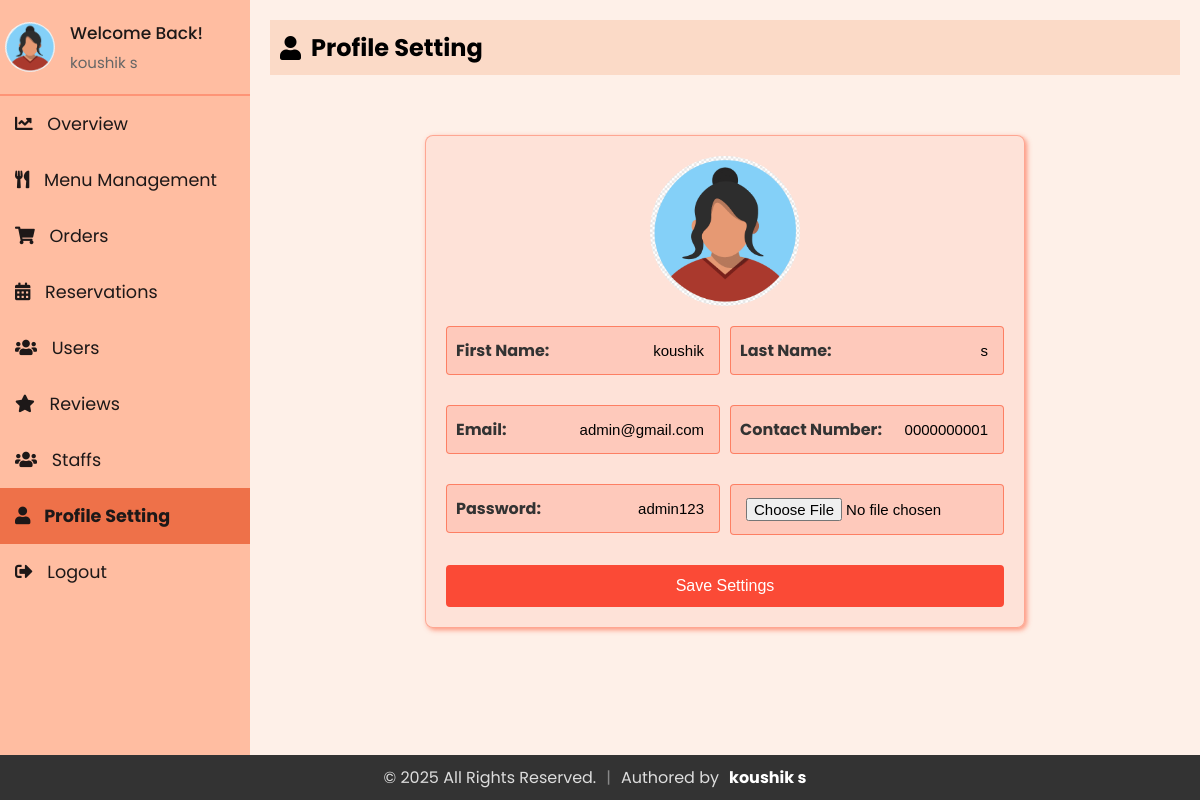
Page /Admin/profile.php (signed in) on the committed database.
### tables this page shows
CREATE TABLE `staff` (
  `id` int(11) NOT NULL,
  `firstName` varchar(50) NOT NULL,
  `lastName` varchar(50) NOT NULL,
  `email` varchar(100) NOT NULL,
  `contact` varchar(15) DEFAULT NULL,
  `role` enum('superadmin','admin','delivery boy','waiter') NOT NULL,
  `password` varchar(255) NOT NULL,
  `createdAt` timestamp NOT NULL DEFAULT current_timestamp(),
  `updatedAt` timestamp NOT NULL DEFAULT current_timestamp() ON UPDATE current_timestamp(),
  `profile_image` varchar(255) NOT NULL DEFAULT 'default.jpg'
);

### Admin/db_connection.php (called while the page is built, shortened)
<?php
$password = "";
?>

### Admin/profile.php (the view, shortened to what this page needs)
<?php
$admin_email = isset($_SESSION['email']) ? $_SESSION['email'] : '';
include 'db_connection.php';
function getAdminInfo($email)
{
  global $conn;
  $stmt = $conn->prepare("SELECT firstName, lastName, email, contact, password, profile_image FROM staff WHERE email = ?");
  $stmt->bind_param("s", $email);
  $stmt->execute();
  $stmt->bind_result($firstName, $lastName, $email, $contact, $password, $profile_image);
  return [
    'firstName' => $firstName ?: '',
    'lastName' => $lastName ?: '',
    'email' => $email ?: '',
    'contact' => $contact ?: '',
    'password' => $password ?: '',
    'profile_image' => $profile_image ?: 'default.jpg'
  ];
}
$admin_info = getAdminInfo($admin_email);
?>
<!DOCTYPE html>
<html lang="en">
<head>
    <link rel="stylesheet" href="https://cdnjs.cloudflare.com/ajax/libs/font-awesome/5.15.3/css/all.min.css">
  <link rel="stylesheet" href="sidebar.css">
  <link rel="stylesheet" href="profile.css">
</head>
<body>
  <div class="sidebar">
    <div class="profile-section">
      <img src="../uploads/<?php echo htmlspecialchars($admin_info['profile_image']); ?>" alt="Profile Picture">
      <div class="info">
        <h3>Welcome Back!</h3>
        <p><?php echo htmlspecialchars($admin_info['firstName']) . ' ' . htmlspecialchars($admin_info['lastName']); ?></p>
      </div>
    </div>
    <ul>
            <li><a href="index.php" ><i class="fas fa-chart-line"></i> Overview</a></li>
            <li><a href="admin_menu.php" ><i class="fas fa-utensils"></i> Menu Management</a></li>
            <li><a href="admin_orders.php"><i class="fas fa-shopping-cart"></i> Orders</a></li>
            <li><a href="reservations.php"><i class="fas fa-calendar-alt"></i> Reservations</a></li>
            <li><a href="users.php"><i class="fas fa-users"></i> Users</a></li>
            <li><a href="reviews.php"><i class="fas fa-star"></i> Reviews</a></li>
            <li><a href="staffs.php" ><i class="fas fa-users"></i> Staffs</a></li>
            <li><a href="profile.php" class="active"><i class="fas fa-user"></i> Profile Setting</a></li>
            <li><a href="logout.php"><i class="fas fa-sign-out-alt"></i> Logout</a></li>
        </ul>
  </div>
  <div class="content">
    <div class="header">
      <h2><i class="fas fa-user"></i> Profile Setting</h2>
    </div>
    <div class="wrapper">
      <div class="container">
        <img src="../uploads/<?php echo htmlspecialchars($admin_info['profile_image']); ?>" alt="Profile Image" class="profile-image">
        <form action="profile.php" method="post" enctype="multipart/form-data">
          <div class="form-row">
            <div class="form-group">
              <input type="text" id="firstName" name="firstName" value="<?php echo htmlspecialchars($admin_info['firstName']); ?>" placeholder=" ">
              <label for="firstName">First Name:</label>
            </div>
            <div class="form-group">
              <input type="text" id="lastName" name="lastName" value="<?php echo htmlspecialchars($admin_info['lastName']); ?>" placeholder=" ">
              <label for="lastName">Last Name:</label>
            </div>
          </div>
          <div class="form-row">
            <div class="form-group">
              <input type="email" id="email" name="email" value="<?php echo htmlspecialchars($admin_info['email']); ?>" readonly placeholder=" ">
              <label for="email">Email:</label>
            </div>
            <div class="form-group">
              <input type="text" id="contact" name="contact" value="<?php echo htmlspecialchars($admin_info['contact']); ?>" placeholder=" ">
              <label for="contact">Contact Number:</label>
            </div>
          </div>
          <div class="form-row">
            <div class="form-group">
              <input type="text" id="password" name="password" value="<?php echo htmlspecialchars($admin_info['password']); ?>" placeholder=" ">
              <label for="password">Password:</label>
            </div>
            <div class="form-group" >
              <input type="file" id="profile_image" name="profile_image" placeholder=" " >
            </div>
          </div>
          <button type="submit">Save Settings</button>
        </form>
      </div>
    </div>
  </div>
</body>
</html>

### Admin/sidebar.css (style rules this page uses)
* { margin: 0; padding: 0; box-sizing: border-box; }
body { background: #fef0e8; font-family: "Poppins", sans-serif; display: flex; flex-direction: row; margin: 0; }
.sidebar { width: 250px; background-color: #ffbda1; color: #1d1818; overflow: auto; position: relative; min-height: 100vh; font-size: 1.1rem }
.sidebar ul li a { display: block; padding: 15px; text-decoration: none; color: #1d1818; transition: background-color 0.3s; }
.sidebar ul li a.active { background-color:#ee7149; font-weight: bold; }
.sidebar ul li a i { margin-right: 10px; }
.sidebar ul { list-style-type: none; padding: 0; }
.content { flex: 1; padding: 20px; }
.header { padding: 10px; background-color: #fbdac7; margin-bottom: 20px; display: flex; align-items: center; }
.header h2 { display: flex; align-items: center; }
.header h2 i { margin-right: 10px; }
.profile-section { padding: 20px 5px 20px 5px; display: flex; align-items: center; border-bottom: 2px solid rgba(253, 108, 77, 0.5); }
.profile-section img { width: 50px; height: 50px; border-radius: 50%; margin-right: 15px; }
.profile-section .info { flex-grow: 1; }
.profile-section .info h3 { margin: 0; font-size: 17px; font-weight: 500; }
.profile-section .info p { margin: 5px 0 0; font-size: 15px; color: #666; }
.sidebar ul li a.active { font-weight: bold; }

### Admin/profile.css (style rules this page uses)
body { font-family: poppins, sans-serif; background-color: #fef0e8; margin: 0; padding: 0; }
.wrapper { display: flex; justify-content: center; align-items: center; margin-top: 60px; }
.container { background-color: rgba(253, 108, 77, 0.1); border-color: rgba(253, 108, 77, 0.5); box-shadow: 2px 2px 5px rgba(253, 108, 77, 0.7); padding: 20px; border-radius: 8px; border: 1px solid rgba(253, 108, 77, 0.5); width: 600px; }
.form-row { display: flex; justify-content: space-between; margin-bottom: 20px; }
.form-group { position: relative; flex: 1; margin-right: 10px; }
.form-group:last-child { margin-right: 0; }
.form-group label { position: absolute; top: 12px; left: 5px; padding: 0 5px; font-weight: bold; color: #333; transition: 0.2s; pointer-events: none; }
.form-group input[type="text"], .form-group input[type="email"], .form-group input[type="file"] { width: 100%; padding: 15px 15px 15px 15px; margin-bottom: 10px; border: 1px solid rgba(253, 108, 77, 0.8); background-color: rgba(253, 108, 77, 0.2); border-radius: 4px; box-sizing: border-box; position: relative; text-align: right; font-size: 15px; }
.form-group input[type="file"] { padding: 13px 15px 13px 15px; }
form button { width: 100%; padding: 10px; background-color: #fb4a36; color: white; border: 2px solid #fb4a36; border-radius: 4px; cursor: pointer; font-size: 16px; transition: all 0.3s ease; }
.profile-image { display: block; margin: 0 auto 20px auto; width: 150px; height: 150px; border-radius: 50%; object-fit: cover; }
.profile-section { padding: 20px 5px 20px 5px; display: flex; align-items: center; border-bottom: 2px solid rgba(253, 108, 77, 0.5); }
.profile-section img { width: 50px; height: 50px; border-radius: 50%; margin-right: 15px; }
.profile-section .info { flex-grow: 1; }
.profile-section .info h3 { margin: 0; font-size: 17px; font-weight: 500; }
.profile-section .info p { margin: 5px 0 0; font-size: 15px; color: #666; }
.sidebar ul li a i { margin-right: 10px; }
.sidebar ul li a.active { font-weight: bold; }

### rows in the picture
staff: profile_image (picture), firstName "koushik", lastName "s", email "admin@gmail.com", contact "0000000001", password "admin123"
